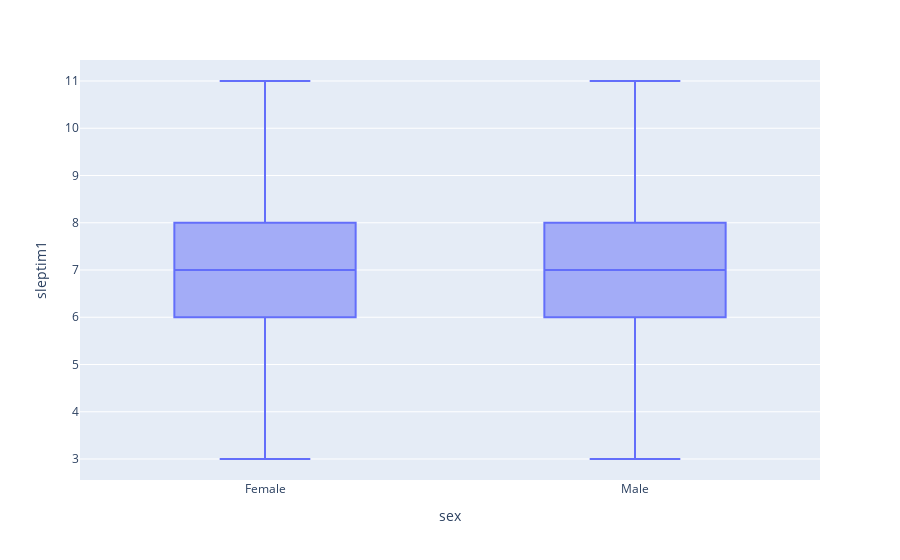

Notebook code for this chart:
### Markdown cell above
#### Descriptive Statistics for Sleep across groups
<a id='eda-section2'></a>

* Comparative boxplot of distribution between men and women
* Comparative boxplot of income levels, also classified between men and women
* Coloured scatterplot of employment type vs. sleep time in hours with mentalhealth effect

### Code cell
fig = px.box(data, x = 'sex', y='sleptim1')
fig.show()

### Figure 1 — Plotly figure (JSON) as saved in the notebook; plotly's stock layout.template omitted (floating-point values rounded to 4 significant figures; data arrays with more than 128 entries replaced by an {"elided": "..."} marker saying what was removed)
{"data": [{"alignmentgroup": "True", "hovertemplate": "sex=%{x}<br>sleptim1=%{y}<extra></extra>", "legendgroup": "", "marker": {"color": "#636efa"}, "name": "", "notched": false, "offsetgroup": "", "orientation": "v", "showlegend": false, "type": "box", "x": {"elided": "18000 str values"}, "x0": " ", "xaxis": "x", "y": {"elided": "18000 int values"}, "y0": " ", "yaxis": "y"}], "layout": {"boxmode": "group", "legend": {"tracegroupgap": 0}, "margin": {"t": 60}, "xaxis": {"anchor": "y", "domain": [0, 1], "title": {"text": "sex"}}, "yaxis": {"anchor": "x", "domain": [0, 1], "title": {"text": "sleptim1"}}}}
